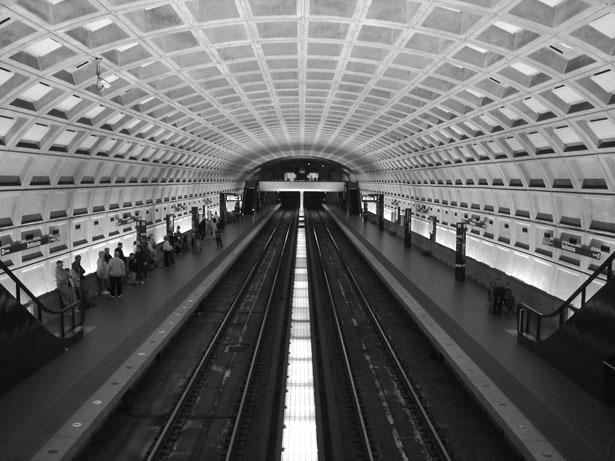
#> input picture exercises/plotting/dc_metro.JPG, 615 x 461 px
$ python plotting_completed.py
#> lines starting #> are read from the running program, lines starting #| are printed output that depends on the picture
# Copyright 2016 Enthought, Inc. All Rights Reserved
"""
Plotting
--------

In PyLab, create a plot display that looks like the following:

.. image:: plotting/sample_plots.png

`Photo credit: David Fettig
<http://www.publicdomainpictures.net/view-image.php?image=507>`_


This is a 2x2 layout, with 3 slots occupied.

1. Sine function, with blue solid line; cosine with red '+' markers; the
   extents fit the plot exactly. Hint: see the axis() function for setting the
   extents.
2. Sine function, with gridlines, axis labels, and title; the extents fit the
   plot exactly.
3. Image with color map; the extents run from -10 to 10, rather than the
   default.

Save the resulting plot image to a file. (Use a different file name, so you
don't overwrite the sample.)

The color map in the example is 'winter'; use 'cm.<tab>' to list the available
ones, and experiment to find one you like.

Start with the following statements::

    from matplotlib.pyplot import imread

    x = linspace(0, 2*pi, 101)
    s = sin(x)
    c = cos(x)

    img = imread('dc_metro.jpg')

Tip: If you find that the label of one plot overlaps another plot, try adding
a call to `tight_layout()` to your script.

Bonus
~~~~~

4. The `subplot()` function returns an axes object, which can be assigned to
   the `sharex` and `sharey` keyword arguments of another subplot() function
   call.  E.g.::

       ax1 = subplot(2,2,1)
       ...
       subplot(2,2,2, sharex=ax1, sharey=ax1)

   Make this modification to your script, and explore the consequences.
   Hint: try panning and zooming in the subplots.

See :ref:`plotting-solution`.
"""


# The following imports are *not* needed in PyLab, but are needed in this file.
from numpy import linspace, pi, sin, cos
from matplotlib.pyplot import (plot, subplot, cm, imread, imshow, xlabel,
                               ylabel, title, grid, axis, show, savefig, gcf,
                               figure, close, tight_layout, colorbar, setp)

x = linspace(0, 2 * pi, 101)
s = sin(x)
c = cos(x)

img = imread('dc_metro.JPG')
#> img is the input picture: shape (461, 615); min 0, max 255, mean 105.8

close('all') # good practice to clear all plots

# plot 1: sine and cosine curve
ax1 = subplot(2,2,1)
plot(x, s, 'b', x, c, 'rx')
axis('tight')
setp(ax1.get_xticklabels(), visible=False)

# plot 2: sine curve with grids
ax2 = subplot(2,2,3, sharex=ax1)
plot(x, s)
title('Sine Curve of X')
xlabel('radians')
ylabel('amplitude')
grid()
axis('tight')

# plot 3: image
subplot(2,2,2)
imshow(img, extent=[-10,10,-1,10], cmap=cm.winter)
colorbar()

tight_layout()
#show()
savefig('my_plots.png', bbox_inches='tight')
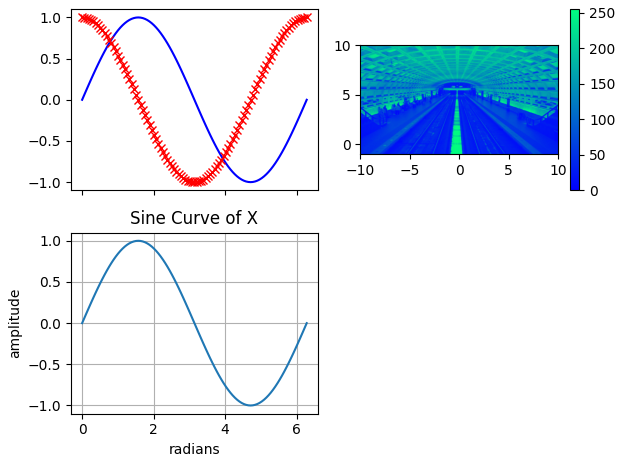
#> figure drawn by matplotlib, 4 panels; panel 2: curve peaks at x = 1.57, y = 1
